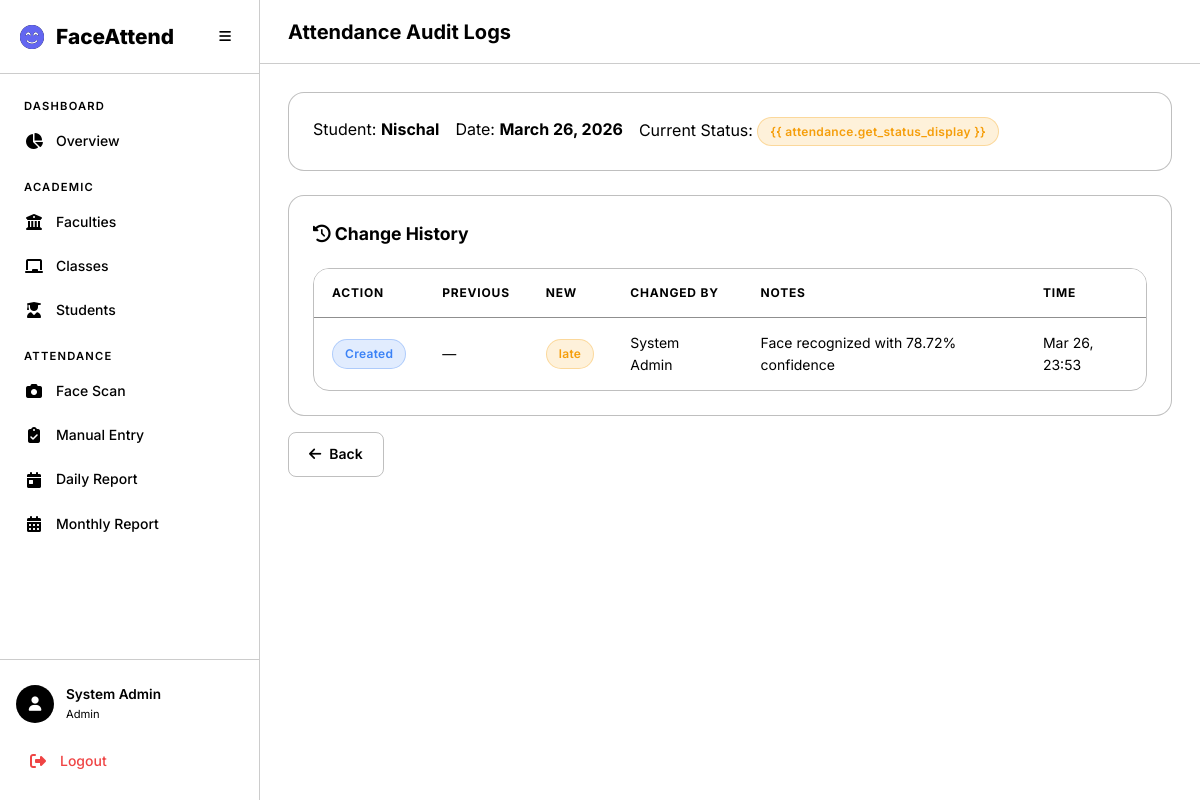
The page /attendance/logs/1/ on the database as committed earlier.
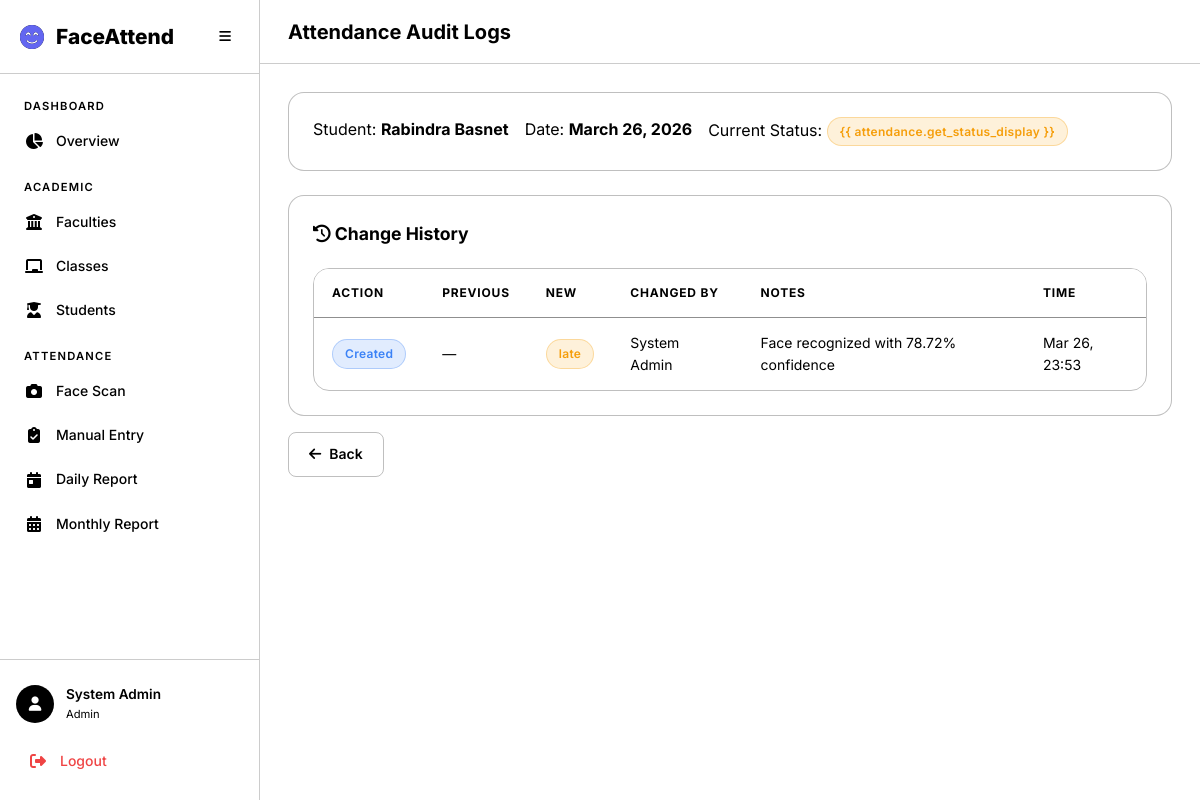
The same page on the database as committed later.
### attendance/models.py (models this page shows, shortened)
class Attendance(models.Model):
    class Status(models.TextChoices):
        PRESENT = 'present', 'Present'
        ABSENT = 'absent', 'Absent'
        LATE = 'late', 'Late'
        INFORMED = 'informed', 'Informed'
    student = models.ForeignKey(Student, on_delete=models.CASCADE, related_name='attendances')
    date = models.DateField()
    status = models.CharField(max_length=10, choices=Status.choices, default=Status.ABSENT)
    check_in_time = models.TimeField(null=True, blank=True)
    marked_by = models.ForeignKey(
        settings.AUTH_USER_MODEL,
        on_delete=models.SET_NULL,
        null=True, blank=True,
        related_name='marked_attendances',
    )
    is_face_recognized = models.BooleanField(default=False)
    is_override = models.BooleanField(default=False)
    confidence = models.FloatField(null=True, blank=True, help_text='Face recognition confidence score')
    notes = models.TextField(blank=True)
    created_at = models.DateTimeField(auto_now_add=True)
    updated_at = models.DateTimeField(auto_now=True)
    class Meta:
        unique_together = ['student', 'date']
        ordering = ['-date', 'student__full_name']

### academics/models.py (models this page shows, shortened)
class Student(models.Model):
    user = models.OneToOneField(
        settings.AUTH_USER_MODEL,
        on_delete=models.CASCADE,
        related_name='student_profile',
        null=True, blank=True,
    )
    full_name = models.CharField(max_length=300)
    profile_image = models.ImageField(upload_to='students/profiles/')
    face_encoding = models.BinaryField(null=True, blank=True, help_text='128-d face encoding as bytes')
    enrollment_year = models.PositiveIntegerField()
    faculty = models.ForeignKey(Faculty, on_delete=models.CASCADE, related_name='students')
    academic_class = models.ForeignKey(AcademicClass, on_delete=models.CASCADE, related_name='students')
    phone = models.CharField(max_length=20, blank=True)
    guardian_phone = models.CharField(max_length=20, blank=True)
    is_phone_flagged = models.BooleanField(
        default=False,
        help_text='Mark this when the student phone number is incorrect.',
    )
    is_active = models.BooleanField(default=True)
    created_at = models.DateTimeField(auto_now_add=True)
    updated_at = models.DateTimeField(auto_now=True)
    class Meta:
        ordering = ['full_name']

### attendance/views.py (the view)
# urls.py: path('logs/<int:pk>/', views.attendance_logs, name='logs'),
@login_required
def attendance_logs(request, pk):
    attendance = get_object_or_404(Attendance, pk=pk)
    if request.user.role == 'teacher' and attendance.student.academic_class.teacher_id != request.user.id:
        messages.error(request, 'You can only view logs for your own classes.')
        return redirect('attendance:teacher_dashboard')
    if request.user.role == 'student':
        if attendance.student.user_id != request.user.id:
            messages.error(request, 'You can only view your own attendance logs.')
            return redirect('attendance:student_dashboard')
    if request.user.role not in ['admin', 'teacher', 'student']:
        messages.error(request, 'You do not have permission to view attendance logs.')
        return redirect('home')
    logs = attendance.logs.all()
    return render(request, 'attendance/logs.html', {
        'attendance': attendance,
        'logs': logs,
    })

### templates/attendance/logs.html (shortened to what this page needs)
{% extends 'base.html' %}
{% block page_title %}Attendance Audit Logs{% endblock %}
{% block content %}
<div class="animate-fade-in">
    <div class="card mb-3">
        <div class="d-flex gap-2 flex-wrap">
            <div><span class="text-muted">Student:</span> <strong>{{ attendance.student.full_name }}</strong></div>
            <div><span class="text-muted">Date:</span> <strong>{{ attendance.date }}</strong></div>
            <div><span class="text-muted">Current Status:</span> <span class="badge badge-{{ attendance.status }}">{{
                    attendance.get_status_display }}</span></div>
        </div>
    </div>
    <div class="card">
        <div class="card-header">
            <h3 class="card-title"><i class="fas fa-history"></i> Change History</h3>
        </div>
        <div class="table-container">
            <table class="data-table">
                <thead>
                    <tr>
                        <th>Action</th>
                        <th>Previous</th>
                        <th>New</th>
                        <th>Changed By</th>
                        <th>Notes</th>
                        <th>Time</th>
                    </tr>
                </thead>
                <tbody>
                    {% for log in logs %}
                    <tr>
                        <td><span class="badge badge-informed">{{ log.get_action_display }}</span></td>
                        <td>{{ log.previous_status|default:"—" }}</td>
                        <td><span class="badge badge-{{ log.new_status }}">{{ log.new_status }}</span></td>
                        <td>{{ log.changed_by.get_full_name|default:"System" }}</td>
                        <td>{{ log.notes|default:"—" }}</td>
                        <td>{{ log.timestamp|date:"M d, H:i" }}</td>
                    </tr>
                    {% empty %}
                    <tr>
                        <td colspan="6" class="text-center text-muted">No logs found.</td>
                    </tr>
                    {% endfor %}
                </tbody>
            </table>
        </div>
    </div>
    <div class="mt-2">
        <a href="javascript:history.back()" class="btn btn-outline"><i class="fas fa-arrow-left"></i> Back</a>
    </div>
</div>
{% endblock %}

Rows that differ between the two databases and show on the page:
changed through a linked row, Attendance: student.full_name "Nischal" → "Rabindra Basnet"
